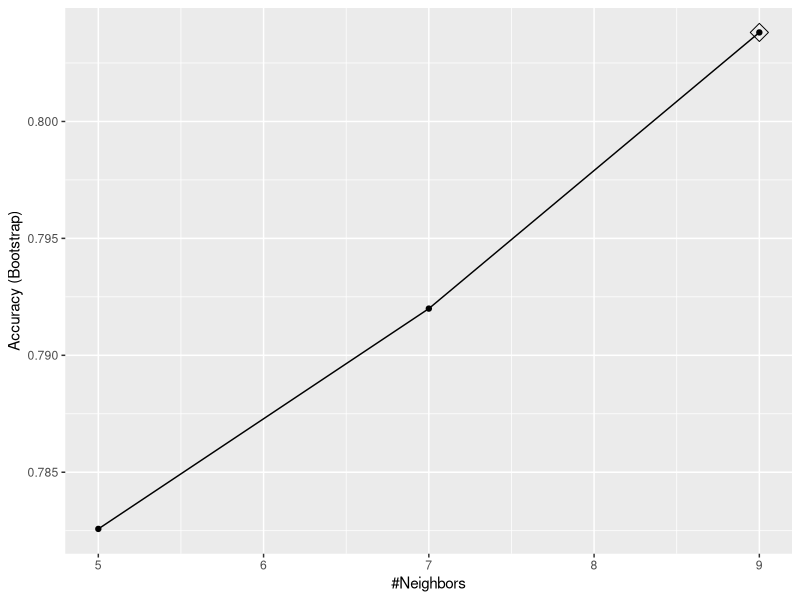
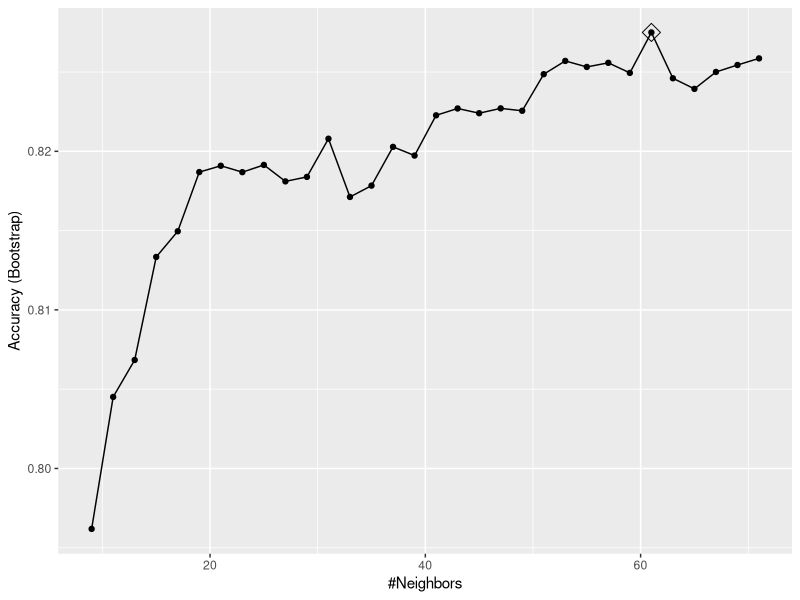
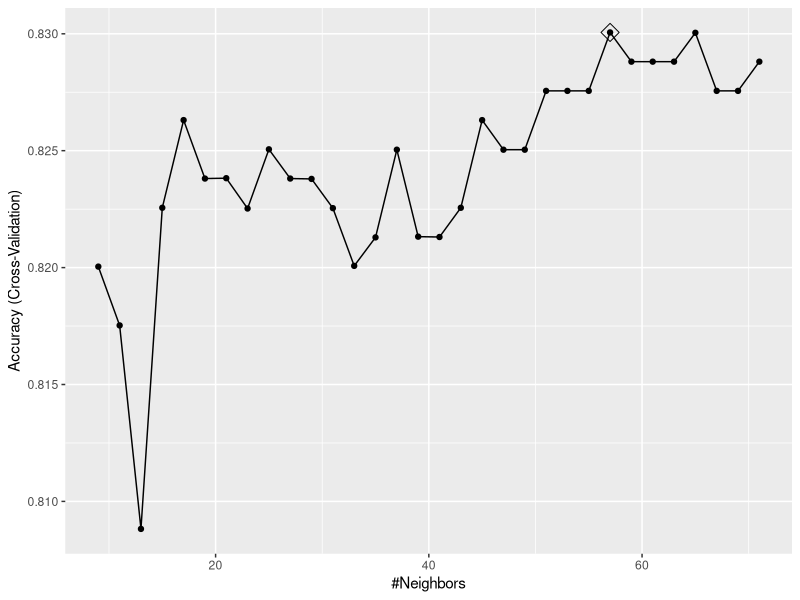
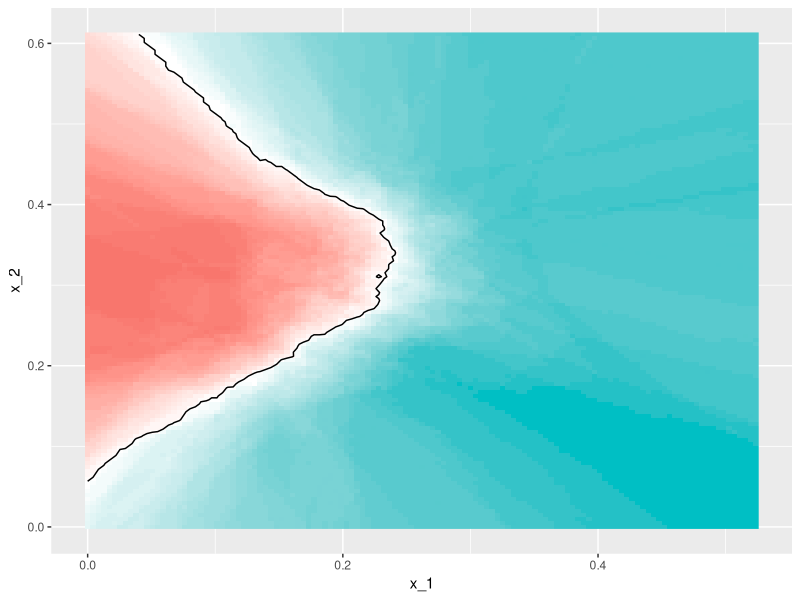
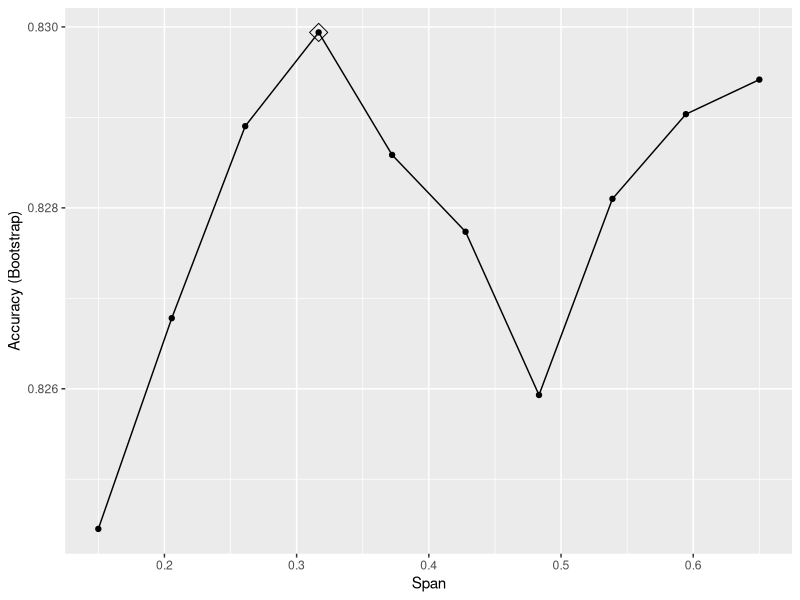
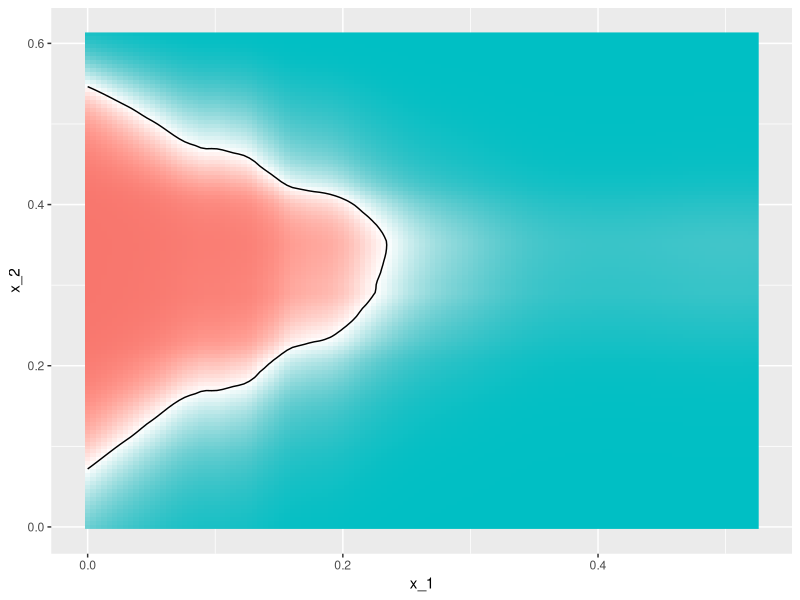
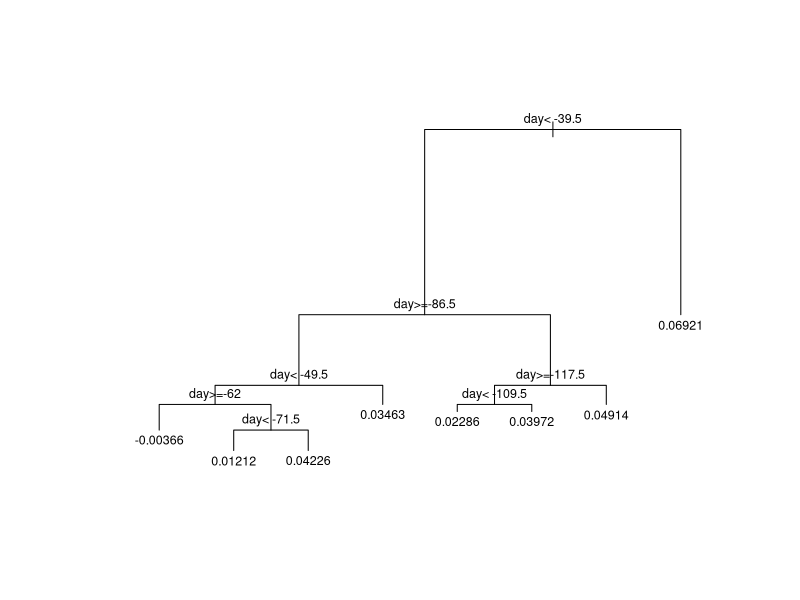
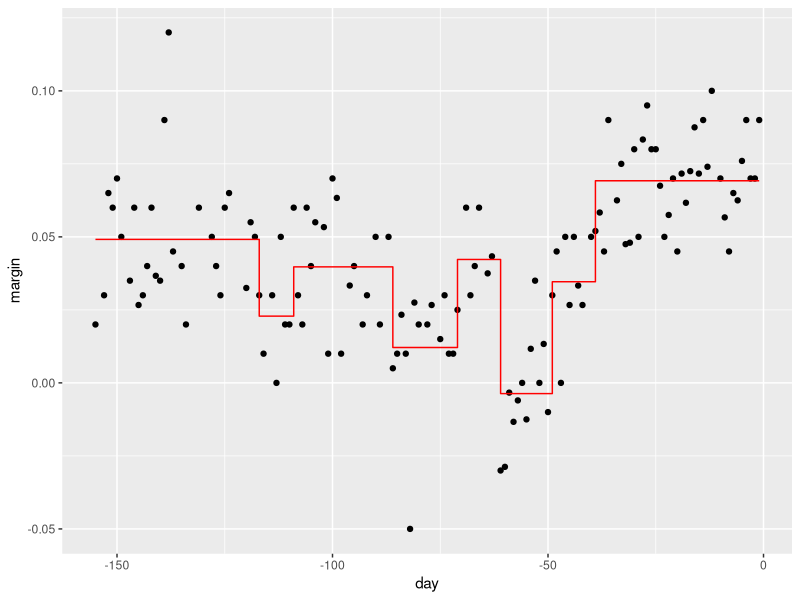

The R script that drew these images, in order: (Note: this script raises an error after producing the figures.)
library(tidyverse)
library(dslabs)
data("mnist_27")

library(caret)
train_glm <- train(y ~ ., method = "glm", data = mnist_27$train)
train_knn <- train(y ~ ., method = "knn", data = mnist_27$train)

y_hat_glm <- predict(train_glm, mnist_27$test, type = "raw")
y_hat_knn <- predict(train_knn, mnist_27$test, type = "raw")

confusionMatrix(y_hat_glm, mnist_27$test$y)$overall[["Accuracy"]]
confusionMatrix(y_hat_knn, mnist_27$test$y)$overall[["Accuracy"]]

getModelInfo("knn")
modelLookup("knn")

ggplot(train_knn, highlight = TRUE)

data.frame(k = seq(9, 67, 2))

set.seed(2008)
train_knn <- train(y ~ ., method = "knn",
                   data = mnist_27$train,
                   tuneGrid = data.frame(k = seq(9, 71, 2)))

ggplot(train_knn, highlight = TRUE)

train_knn$bestTune
train_knn$finalModel

confusionMatrix(predict(train_knn, mnist_27$test, type = "raw"),
                mnist_27$test$y)$overall["Accuracy"]

control <- trainControl(method = "cv", number = 10, p = .9)
train_knn_cv <- train(y ~ ., method = "knn",
                      data = mnist_27$train,
                      tuneGrid = data.frame(k = seq(9, 71, 2)),
                      trControl = control)
ggplot(train_knn_cv, highlight = TRUE)

names(train_knn_cv$results)

plot_cond_prob <- function(p_hat=NULL){
  tmp <- mnist_27$true_p
  if(!is.null(p_hat)){
    tmp <- mutate(tmp, p=p_hat)
  }
  tmp %>% ggplot(aes(x_1, x_2, z=p, fill=p)) +
    geom_raster(show.legend = FALSE) +
    scale_fill_gradientn(colors=c("#F8766D","white","#00BFC4")) +
    stat_contour(breaks=c(0.5),color="black")
}

plot_cond_prob(predict(train_knn, mnist_27$true_p, type = "prob")[,2])

# Fitting with Loess

# install.packages("gam")
modelLookup("gamLoess")

grid <- expand.grid(span = seq(0.15, 0.65, len = 10), degree = 1)

train_loess <- train(y ~ ., 
                     method = "gamLoess",
                     tuneGrid=grid,
                     data = mnist_27$train)
ggplot(train_loess, highlight = TRUE)

confusionMatrix(data = predict(train_loess, mnist_27$test), 
                reference = mnist_27$test$y)$overall["Accuracy"]

p1 <- plot_cond_prob(predict(train_loess, mnist_27$true_p, type = "prob")[,2])
p1

# Trees and Random Forests

# Load tidyverse
library(tidyverse)

# load package for decision tree
library(rpart)

# load the dslabs package
library(dslabs)

# fit a classification tree using the polls_2008 dataset, 
# which contains only one predictor (day)
# and the outcome (margin)
fit <- rpart(margin ~ ., data = polls_2008)

# display the decision tree
plot(fit, margin = 0.1)
text(fit, cex = 0.75)

# examine the fit from the classification tree model
polls_2008 %>%  
  mutate(y_hat = predict(fit)) %>% 
  ggplot() +
  geom_point(aes(day, margin)) +
  geom_step(aes(day, y_hat), col="red")

# fit a classification tree on the mnist data using cross validation
train_rpart <- train(y ~ .,
                     method = "rpart",
                     tuneGrid = data.frame(cp = seq(0.0, 0.1, len = 25)),
                     data = mnist_27$train)
# and plot it
plot(train_rpart)

# compute accuracy
confusionMatrix(predict(train_rpart, mnist_27$test), mnist_27$test$y)$overall["Accuracy"]

# view the final decision tree
plot(train_rpart$finalModel, margin = 0.1) # plot tree structure
text(train_rpart$finalModel) # add text labels

# load library for random forest
library(randomForest)
train_rf <- randomForest(y ~ ., data=mnist_27$train)
confusionMatrix(predict(train_rf, mnist_27$test), mnist_27$test$y)$overall["Accuracy"]

# use cross validation to choose parameter
train_rf_2 <- train(y ~ .,
                    method = "Rborist",
                    tuneGrid = data.frame(predFixed = 2, minNode = c(3, 50)),
                    data = mnist_27$train)
confusionMatrix(predict(train_rf_2, mnist_27$test), mnist_27$test$y)$overall["Accuracy"]
